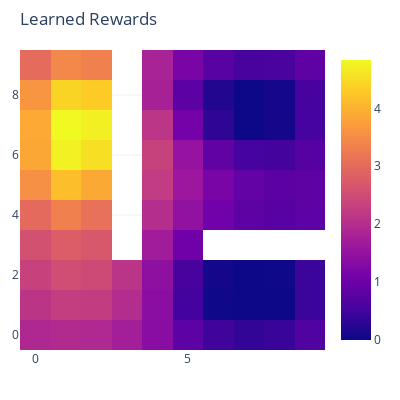

Write notebook code for a chart like this one.
### Code cell
n = np.nan
state_mat = np.array([[ 0, 0, 0, 0, 0, 0, 0, 0, 0, 0],
                       [ 0, 0, 0, 0, 0, 0, 0, 0, 0, 0],
                       [ 0, 0, 0, 0, 0, 0, 0, 0, 0, 0],
                       [ 0, 0, 0, n, 0, 0, n, n, n, n],
                       [ 0, 0, 0, n, 0, 0, 0, 0, 0, 0],
                       [ 0, 0, 0, n, 0, 0, 0, 0, 0, 0],
                       [ 0, 0, 0, n, 0, 0, 8, 8, 8, 8],
                       [ 0, 0, 0, n, 0, 0, 8, 8, 8, 8],
                       [ 0, 0, 0, n, 0, 0, 8, 8, 8, 8],
                       [ 0, 0, 0, n, 0, 0, 8, 8, 8, 8],])

world_trajGen = GridWorld_trajGen(10,10,states_matrix=state_mat,
                                  features_folderPath='demo_env&feature/features_grid/0310_10x10',
                                  rewards_mul=[1,-2,-1,-1],
                                  init_states=list(range(0,10)),
                                  trans_prob=0.6,discount=0.95,
                                  model = model)

world_trajGen.ShowLearnedRewards()

### Figure 1 — Plotly figure (JSON) as saved in the notebook; plotly's stock layout.template omitted (floating-point values rounded to 4 significant figures)
{"data": [{"type": "heatmap", "z": [[1.899, 1.955, 1.907, 1.724, 1.363, 0.8199, 0.4799, 0.3543, 0.4179, 0.663], [2.123, 2.268, 2.241, 1.978, 1.39, 0.5162, 0.0222, 0, 0.00462, 0.4316], [2.341, 2.524, 2.464, 2.096, 1.429, 0.5597, 0.07307, 0, 0.0212, 0.4339], [2.594, 2.779, 2.694, null, 1.692, 1.048, null, null, null, null], [2.991, 3.335, 3.098, null, 1.993, 1.466, 1.066, 0.8369, 0.769, 0.8168], [3.553, 4.157, 3.883, null, 2.228, 1.619, 1.165, 0.8957, 0.808, 0.8461], [3.865, 4.746, 4.547, null, 2.332, 1.526, 0.8694, 0.545, 0.5235, 0.7314], [3.896, 4.835, 4.734, null, 2.134, 1.094, 0.3093, 0, 0.06812, 0.533], [3.617, 4.412, 4.313, null, 1.785, 0.8102, 0.1945, 0, 0.07906, 0.5585], [3.012, 3.434, 3.336, null, 1.811, 1.176, 0.7621, 0.5649, 0.5955, 0.8273]]}], "layout": {"autosize": false, "height": 400, "margin": {"b": 50, "l": 20, "r": 20, "t": 50}, "title": {"text": "Learned Rewards"}, "width": 400}}
